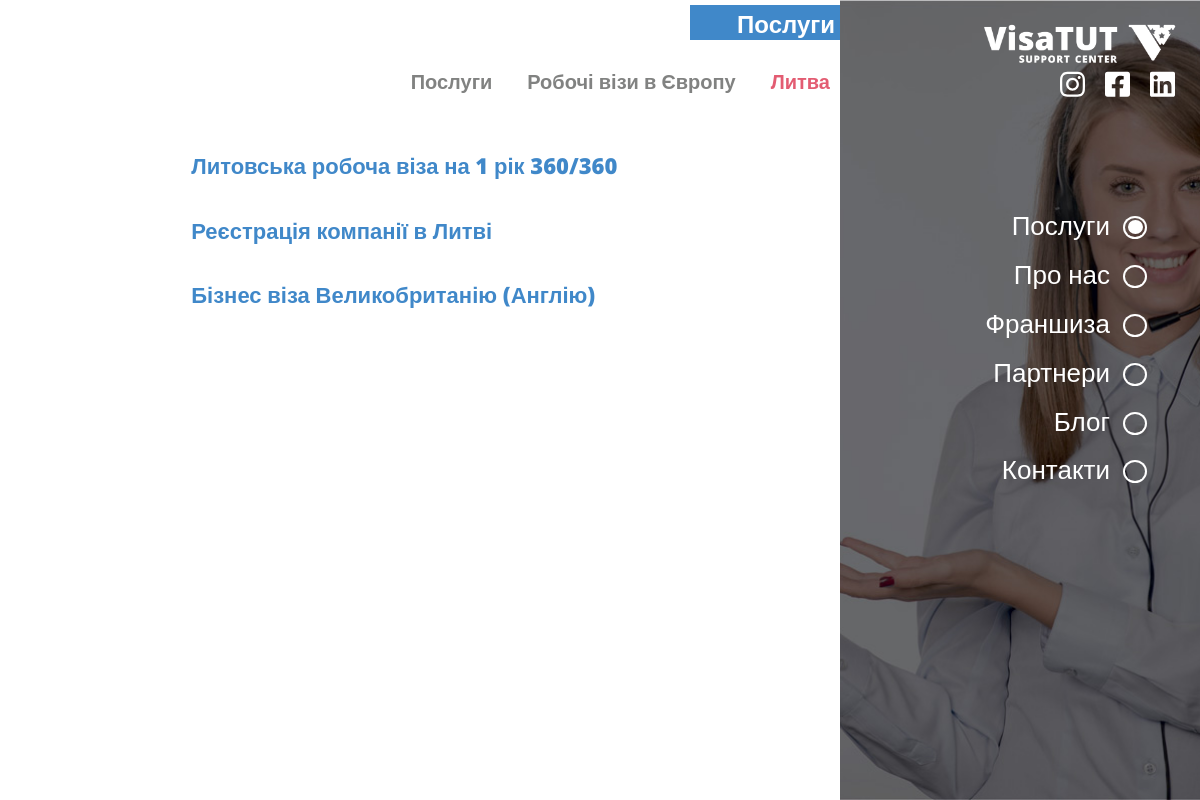
Page /services/1/1/ on the committed database.
### project/service/models.py (models this page shows, shortened)
class ServiceCategory(MetaData):
    title           = models.CharField(verbose_name=('Назва'), max_length=255, blank=True, null=True)
    image       = models.ImageField(verbose_name=("Зображення"), blank=True, null=True, upload_to='service_category/')
    def __str__(self):
        return f'{self.title}'
    class Meta:
        verbose_name = ('Категорія сервісу')
        verbose_name_plural = ('Категорія сервісу')

class Country(MetaData):
    title           = models.CharField(verbose_name=("Назва"), max_length=255)
    image           = models.ImageField(verbose_name=("Зображення"), blank=True, null=True, upload_to='country/')
    categories      = models.ManyToManyField(verbose_name=("Категорії"), to='service.ServiceCategory', related_name='countries', blank=False)
    class Meta:
        verbose_name = 'Країна'
        verbose_name_plural = 'Країни'

class Service(MetaData):
    title           = models.CharField(verbose_name=('Заголовок'), max_length=255)
    categories      = models.ManyToManyField(verbose_name=("Категорії послуги"), to="service.ServiceCategory", related_name='services')
    countries       = models.ManyToManyField(verbose_name=("Країни"), to="service.Country",         related_name='services')
    header          = models.TextField(verbose_name=("Підзаголовок"), blank=True, null=True, max_length=1000)
    advantages      = HTMLField(verbose_name=("Переваги"),            blank=True, null=True)
    procedure       = HTMLField(verbose_name=("Процедура відкриття"), blank=True, null=True)
    addition        = HTMLField(verbose_name=("Додаткові вимоги"),    blank=True, null=True)
    class Meta:
        verbose_name = 'Сервіс по країнах'
        verbose_name_plural = 'Сервіси по країнах'

### project/views.py (the view)
# urls.py: path('services/<country_pk>/<service_category_pk>/',            services,     name='services'),
def services(request, country_pk=None, service_category_pk=None):
    if country_pk:
        country             = Country.objects.get(pk=country_pk)
        country_services    = Service.objects.filter(countries__id__in=[country.id,])
    if service_category_pk:
        service_category     = ServiceCategory.objects.get(pk=service_category_pk)
    title = service_category.title
    return render(request, 'services.html', locals())

### templates/services.html (shortened to what this page needs)
<!DOCTYPE html>
<html lang="en">
<head>
	<link rel="stylesheet" href="/static/css/jquery.fancybox.min.css">
	<link rel="stylesheet" href="/static/css/style.css">
</head>
<body class="services_fixed">
	<div class="nav-bar">
		<a class="logo_link" href="#">
			<div class="logo-wrap">
				<img src="/static/img/logo.png" alt="">
			</div>
		</a>
		<div class="hidden_nav-bar">
			<div data-index="2" data-menuanchor="secondPage" class="hidden_name slide psevdo_link">
				<div class="psevdo_point">
					<div class="psevdo_sub-point psevdo_sub-point_active">
					</div>
				</div>
				<a href="#secondPage">
					Послуги
				</a>
			</div>
			<div data-index="3" data-menuanchor="3thPage" class="hidden_name slide psevdo_link">
				<div class="psevdo_point">
					<div class="psevdo_sub-point">
					</div>
				</div>
				<a href="#3thPage">
					Про нас
				</a>
			</div>
			<div data-index="4" data-menuanchor="4thpage" class="hidden_name slide psevdo_link">
				<div class="psevdo_point">
					<div class="psevdo_sub-point">
					</div>
				</div>
				<a href="#4thpage">
					Франшиза
				</a>
			</div>
			<div data-index="5" data-menuanchor="5thpage" class="hidden_name slide psevdo_link">
				<div class="psevdo_point">
					<div class="psevdo_sub-point">
					</div>
				</div>
				<a href="#5thpage">
					Партнери
				</a>
			</div>
			<div data-index="6" data-menuanchor="6thpage" class="hidden_name slide psevdo_link">
				<div class="psevdo_point">
					<div class="psevdo_sub-point">
					</div>
				</div>
				<a href="#6thpage">
					Блог
				</a>
			</div>
			<div data-index="7" data-menuanchor="7thpage" class="hidden_name slide psevdo_link">
				<div class="psevdo_point">
					<div class="psevdo_sub-point">
					</div>
				</div>
				<a href="#7thpage">
					Контакти
				</a>
			</div>
		</div>
		  <div class="sociate-block">
			<div class="sociate-prof">
			</div>
			<div class="sociate-prof">
			</div>
			<div class="sociate-prof">
			</div>
		</div>
	</div>
		<section id="sect2" class="sect_name section sect2 services2">
			<div class="default-block">
				<div class="default-content">
					<div class="main__title">
						<h1 class="title_name">
							Послуги
						</h1>
					</div>
					<div class="mini-navigation-block">
						<div data-nav="nav1" data-scheme="101" class="nav_name nav_name_link nav_name_first">
							Послуги
						</div>
						<div data-scheme="{{ service_category.id }}" class="nav_name nav_name_link">
							{{service_category|truncatechars_html:30}}
						</div>
						<div class="nav_name nav_name_active">
							{{ country.title|truncatechars_html:30 }}
						</div>
					</div>
					<div class="blog-block normalScroll">
					{% for service in country_services %}
						<a class="blog-prof_link" href="{% url 'service' country.id service_category.id service.id %}">
							<div class="blog-prof">
								<div class="blog-img">
								</div>
								<div class="blog-text">
									<div class="blog__title">
										{{ service.title }}
									</div>
								</div>
							</div>
						</a>
					{% endfor %}
					</div>
				</div>
				<div class="default-image default-image-1">
				</div>
			</div>
		</section>
</body>
</html>

### static/css/style.css (style rules this page uses)
html { line-height: 1.15; -webkit-text-size-adjust: 100%; }
body { margin: 0; }
h1 { font-size: 2em; margin: 0.67em 0; }
a { background-color: transparent; }
img { border-style: none; }
@media (min-width: 996px) { body, html { overflow: hidden; } }
.default-image { height: 100vh; }
.default-image-1 { background: url("../img/bg-2.jpg") no-repeat center top/cover; }
.hidden_nav-bar { position: fixed; align-items: center; right: 40px; top: 300px; z-index: 9999; }
.hidden_name { flex: 1; color: #fff; font-size: 26px; flex: 1; text-align: right; margin-right: 15px; cursor: pointer; margin-top: 19px; }
.hidden_name a { text-decoration: none; color: #fff; }
body { position: relative; }
.nav-bar { top: 20px; right: 20px; position: fixed; z-index: 999; }
.logo-wrap { width: 200px; }
.logo-wrap img { width: 100%; }
.svg_soc { color: #fff; transform: all .2s; width: 25px; cursor: pointer; margin-left: 20px; }
.sociate-block { display: flex; align-items: center; margin-left: 60px; }
.sociate-prof { transition: all .2s; }
.sect_name { position: relative; height: 100vh !important; overflow-x: hidden; }
.logo_link { display: block; height: 50px; }
.sect2 { overflow: hidden; }
.default-block { height: 100vh; display: flex; }
.default-content { background: #fff; position: relative; width: 45%; overflow: hidden; transition: all .4s; }
.default-image { width: 55%; transition: all .4s; }
.main__title { position: relative; display: flex; justify-content: flex-end; }
.title_name { align-self: center; margin: 0; color: #fff; text-align: right; font-size: 1.5em; right: 0; height: 35px; width: 150px; padding: 5px 5px 0 0; background-color: #4088c9; color: #fff; text-align: right; font-size: 1.5em; align-self: flex-end; margin-top: 5px; }
.mini-navigation-block { display: flex; align-items: center; justify-content: flex-end; margin: 30px 0; }
.nav_name { cursor: pointer; color: #818281; font-size: 20px; font-weight: 700; text-align: center; transition: all .2s; }
.nav_name_active { cursor: pointer; color: #e35c72; margin-right: 10px; }
@media (max-width: 1449px) { .default-content { width: 60%; } }
@media (max-width: 1449px) { .default-image { width: 40%; } }
.blog-block { display: flex; flex-direction: column; height: 100%; overflow: auto; margin-top: 10px; padding-bottom: 60px; }
.blog-prof { display: flex; align-items: center; }
.blog-img { width: 35%; }
.blog-text { font-size: 17px; line-height: 1.3; color: #6c6a67; width: 65%; text-align: left; font-weight: 700; text-decoration: none; margin-left: 20px; }
.blog__title { width: 100%; margin: 0 auto; color: #4088c9; font-weight: 800; font-size: 22px; display: flex; flex-direction: column; }
.services2 .default-content { width: 70%; }
.services2 .default-image { width: 30%; }
.services2 .blog-text { width: 85%; }
.services2 .blog-img { width: 15%; }
.services2 .blog-block { padding-bottom: 150px; }
.services2 .blog-prof { width: 95%; margin: 0 auto; padding: 8px; margin-top: 20px; transition: all .3s; cursor: pointer; }
.services2 .blog-prof_link { text-decoration: none; }
.services_fixed .blog-block { width: 90%; height: 70%; margin: 0 auto; }
.services_fixed .hidden_name { display: flex; align-items: center; flex-direction: row-reverse; }
.services_fixed .psevdo_point { box-shadow: 0 0 0 2px #fff; width: 20px; height: 19px; border-radius: 50%; position: relative; display: flex; justify-content: center; align-self: center; margin-left: 15px; margin-top: 3px; }
.services_fixed .psevdo_sub-point { width: 16px; height: 15px; align-self: center; border-radius: 100%; display: inline-block; text-decoration: none; position: absolute; }
.services_fixed .psevdo_sub-point_active { width: 15px; height: 14px; align-self: center; border-radius: 100%; display: inline-block; text-decoration: none; position: absolute; color: #fff; background-color: #fff; top: 2.5px; left: 3px; }
body { position: relative; padding: 0; margin: 0; font-family: 'Open Sans', sans-serif; font-weight: 400; background-color: #fff; }
*, *:after, *:before { box-sizing: border-box; }
.normalScroll { overflow: auto; }

### rows in the picture
ServiceCategory: title "Робочі візи в Європу"
Country: title "Литва"
Service: title "Литовська робоча віза на 1 рік 360/360"
Service: title "Реєстрація компанії в Литві"
Service: title "Бізнес віза Великобританію (Англію)"
